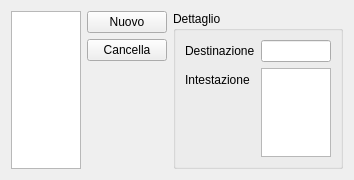
<?xml version="1.0" encoding="UTF-8"?>
<ui version="4.0">
 <class>DestinazioniDlg</class>
 <widget class="QWidget" name="DestinazioniDlg">
  <property name="geometry">
   <rect>
    <x>0</x>
    <y>0</y>
    <width>320</width>
    <height>180</height>
   </rect>
  </property>
  <property name="windowTitle">
   <string>Form</string>
  </property>
  <layout class="QHBoxLayout" name="horizontalLayout">
   <item>
    <widget class="QTableView" name="destinazioneTbl">
     <property name="editTriggers">
      <set>QAbstractItemView::NoEditTriggers</set>
     </property>
     <property name="selectionMode">
      <enum>QAbstractItemView::SingleSelection</enum>
     </property>
     <property name="selectionBehavior">
      <enum>QAbstractItemView::SelectRows</enum>
     </property>
     <attribute name="horizontalHeaderVisible">
      <bool>false</bool>
     </attribute>
     <attribute name="horizontalHeaderStretchLastSection">
      <bool>true</bool>
     </attribute>
     <attribute name="verticalHeaderVisible">
      <bool>false</bool>
     </attribute>
     <attribute name="verticalHeaderDefaultSectionSize">
      <number>15</number>
     </attribute>
     <attribute name="verticalHeaderMinimumSectionSize">
      <number>10</number>
     </attribute>
    </widget>
   </item>
   <item>
    <layout class="QVBoxLayout" name="verticalLayout">
     <item>
      <widget class="QPushButton" name="nuovoBtn">
       <property name="text">
        <string>Nuovo</string>
       </property>
      </widget>
     </item>
     <item>
      <widget class="QPushButton" name="cancellaBtn">
       <property name="text">
        <string>Cancella</string>
       </property>
      </widget>
     </item>
     <item>
      <spacer name="verticalSpacer">
       <property name="orientation">
        <enum>Qt::Vertical</enum>
       </property>
       <property name="sizeHint" stdset="0">
        <size>
         <width>20</width>
         <height>40</height>
        </size>
       </property>
      </spacer>
     </item>
    </layout>
   </item>
   <item>
    <widget class="QGroupBox" name="groupBox">
     <property name="title">
      <string>Dettaglio</string>
     </property>
     <layout class="QVBoxLayout" name="verticalLayout_2">
      <item>
       <layout class="QFormLayout" name="formLayout">
        <item row="0" column="0">
         <widget class="QLabel" name="label">
          <property name="text">
           <string>Destinazione</string>
          </property>
          <property name="buddy">
           <cstring>destinazioneTxt</cstring>
          </property>
         </widget>
        </item>
        <item row="0" column="1">
         <widget class="QLineEdit" name="destinazioneTxt"/>
        </item>
        <item row="1" column="0">
         <widget class="QLabel" name="label_2">
          <property name="text">
           <string>Intestazione</string>
          </property>
          <property name="buddy">
           <cstring>intestazioneTxt</cstring>
          </property>
         </widget>
        </item>
        <item row="1" column="1">
         <widget class="QPlainTextEdit" name="intestazioneTxt">
          <property name="tabChangesFocus">
           <bool>true</bool>
          </property>
         </widget>
        </item>
       </layout>
      </item>
     </layout>
    </widget>
   </item>
  </layout>
 </widget>
 <resources/>
 <connections/>
</ui>
